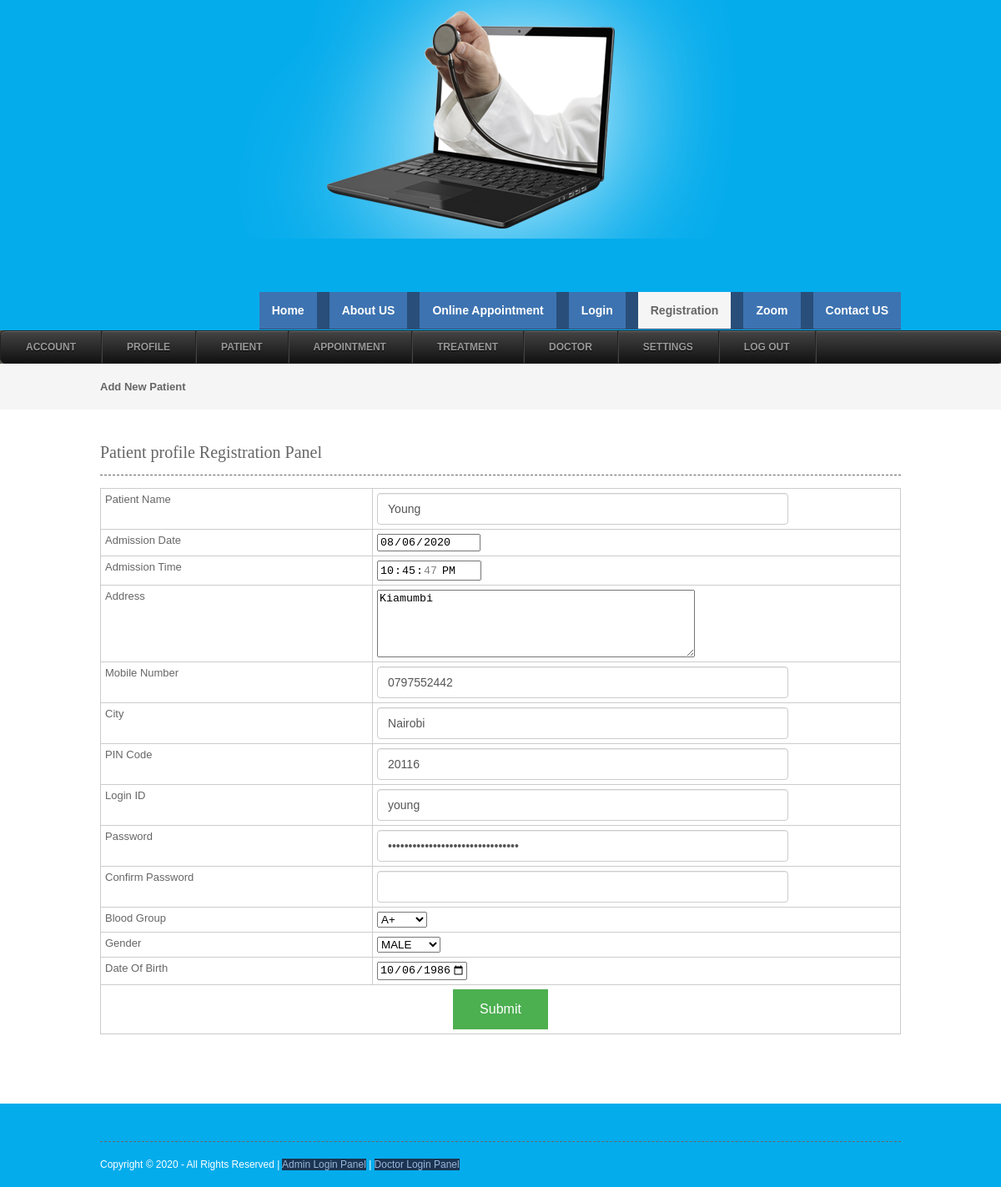
The app's page /patient.php?editid=58 (signed in) with its own data.
### tables this page shows
CREATE TABLE `patient` (
  `patientid` int(10) NOT NULL,
  `patientname` varchar(50) NOT NULL,
  `admissiondate` date NOT NULL,
  `admissiontime` time NOT NULL,
  `address` varchar(250) NOT NULL,
  `mobileno` varchar(15) NOT NULL,
  `city` varchar(25) NOT NULL,
  `pincode` varchar(20) NOT NULL,
  `loginid` varchar(50) NOT NULL,
  `password` varchar(100) NOT NULL,
  `bloodgroup` varchar(20) NOT NULL,
  `gender` varchar(10) NOT NULL,
  `dob` date NOT NULL,
  `status` varchar(10) NOT NULL
);

### patient.php (the view, shortened to what this page needs)
<?php
include("header.php");
include("dbconnection.php");
if(isset($_GET[editid]))
{
	$sql="SELECT * FROM patient WHERE patientid='$_GET[editid]' ";
	$qsql = mysqli_query($con,$sql);
	$rsedit = mysqli_fetch_array($qsql);
}
?>
<div class="wrapper col2">
  <div id="breadcrumb">
    <ul>
      <li class="first">Add New Patient</li></ul>
  </div>
</div>
<div class="wrapper col4">
  <div id="container">
    <h1>Patient profile Registration Panel</h1>
    <form method="post" action="" name="frmpatient" onSubmit="return validateform()">
    <table width="200" border="3">
      <tbody>
        <tr>
          <td width="34%">Patient Name</td>
          <td width="66%"><input type="text" name="patientname" id="patientname"  value="<?php echo $rsedit[patientname]; ?>"/></td>
        </tr>
<?php
if(isset($_GET[editid]))
{
?>
        <tr>
          <td>Admission Date</td>
          <td><input type="date" name="admissiondate" id="admissiondate" value="<?php echo $rsedit[admissiondate]; ?>" readonly /></td>
        </tr>
        <tr>
          <td>Admission Time</td>
          <td><input type="time" name="admissiontme" id="admissiontme" value="<?php echo $rsedit[admissiontime]; ?>" readonly /></td>
        </tr>
<?php
}
?>
        <tr>
          <td>Address</td>
          <td><textarea name="address" id="address" cols="45" rows="5"><?php echo $rsedit[address]; ?></textarea></td>
        </tr>
        <tr>
          <td>Mobile Number</td>
          <td><input type="text" name="mobilenumber" id="mobilenumber" value="<?php echo $rsedit[mobileno]; ?>" /></td>
        </tr>
        <tr>
          <td>City</td>
          <td><input type="text" name="city" id="city" value="<?php echo $rsedit[city]; ?>" /></td>
        </tr>
        <tr>
          <td>PIN Code</td>
          <td><input type="text" name="pincode" id="pincode" value="<?php echo $rsedit[pincode]; ?>" /></td>
        </tr>
        <tr>
          <td>Login ID</td>
          <td><input type="text" name="loginid" id="loginid"  value="<?php echo $rsedit[loginid]; ?>"/></td>
        </tr>
        <tr>
          <td>Password</td>
          <td><input type="password" name="password" id="password" value="<?php echo $rsedit[password]; ?>" /></td>
        </tr>
        <tr>
          <td>Confirm Password</td>
          <td><input type="password" name="confirmpassword" id="confirmpassword"  value="<?php echo $rsedit[confirmpassword]; ?>"/></td>
        </tr>
        <tr>
          <td>Blood Group</td>
          <td><select name="select2" id="select2">
          <?php
		  $arr = array("A+","A-","B+","B-","O+","O-","AB+","AB-");
		  foreach($arr as $val)
		  {
			  if($val == $rsedit[bloodgroup])
			  {
			  echo "<option value='$val' selected>$val</option>";
			  }
			  else
			  {
				  echo "<option value='$val'>$val</option>";
			  }
		  }
		  ?>
          </select></td>
        </tr>
        <tr>
          <td>Gender</td>
          <td><select name="select3" id="select3">
          <?php
		  $arr = array("MALE","FEMALE");
		  foreach($arr as $val)
		  {
			  if($val == $rsedit[gender])
			  {
			  echo "<option value='$val' selected>$val</option>";
			  }
			  else
			  {
				  echo "<option value='$val'>$val</option>";
			  }
		  }
		  ?>
          </select></td>
        </tr>
        <tr>
          <td>Date Of Birth</td>
          <td><input type="date" name="dateofbirth" max="<?php echo date("Y-m-d"); ?>" id="dateofbirth"  value="<?php echo $rsedit[dob]; ?>"/></td>
        </tr>
        <tr>
          <td colspan="2" align="center"><input type="submit" name="submit" id="submit" value="Submit" /></td>
        </tr>
      </tbody>
    </table>
    </form>
    <p>&nbsp;</p>
  </div>
</div>
<?php
include("footer.php");
?>

### layout/styles/layout.css (style rules this page uses)
html { overflow-y:scroll; }
body { margin:0; padding:0; font-size:13px; font-family:verdana, Arial, Helvetica, sans-serif; color:#FFFFFF; background-color:#4F473A; }
div.wrapper { display:block; width:100%; margin:0; text-align:left; }
.col2 { color:#666666; background-color:#F5F5F5; }
.col3, .col4 { color:#666666; background-color:#FFFFFF; }
#head, #gallery, #breadcrumb, #container, #footer { display:block; position:relative; width:960px; margin:0 auto; }
#breadcrumb { padding:20px 0; }
#breadcrumb ul { margin:0; padding:0; list-style:none; }
#breadcrumb ul li { display:inline; }
#breadcrumb ul li.first { font-weight:bold; }
#container { padding:40px 0; }
#container h1, #container h2, #container h3, #container h4, #container h5, #container h6 { margin:0 0 15px 0; padding:0 0 15px 0; line-height:normal; font-weight:normal; font-size:20px; font-family:Georgia, "Times New Roman", Times, serif; border-bottom:1px dashed #666666; }

### layout/styles/forms.css (style rules this page uses)
form, fieldset, legend { margin:0; padding:0; border:none; }

### layout/styles/tables.css (style rules this page uses)
table { width:100%; border-collapse:collapse; table-layout:auto; vertical-align:top; margin-bottom:15px; border:1px solid #CCCCCC; }
table tbody td { vertical-align:top; border-collapse:collapse; border-left:1px solid #CCCCCC; border-right:1px solid #CCCCCC; }
table thead th, table tbody td { padding:5px; border-collapse:collapse; }

### header.php (style rules this page uses)
input[type=submit] { background-color: #4CAF50; border: none; cursor:pointer; color: white; padding: 15px 32px; text-align: center; text-decoration: none; display: inline-block; font-size: 16px; }
input[type=text] { display: block; width: 75%; height: 24px; padding: 6px 12px; font-size: 14px; line-height: 1.42857143; color: #555; background-color: #fff; background-image: none; border: 1px solid #ccc; border-radius: 4px; -webkit-box-shadow: inset 0 1px 1px rgba(0,0,0,.075); box-shadow: inset 0 1px 1px rgba(0,0,0,.075); -webkit-transition: border-color ease-in-out .15s,-webkit-box-shadow ease-in-out .15s; -o-transition: border-color ease-in-out .15s,box-shadow ease-in-out .15s; transition: border-color ease-in-out .15s,box-shadow ease-in-out .15s; }
input[type=password] { display: block; width: 75%; height: 24px; padding: 6px 12px; font-size: 14px; line-height: 1.42857143; color: #555; background-color: #fff; background-image: none; border: 1px solid #ccc; border-radius: 4px; -webkit-box-shadow: inset 0 1px 1px rgba(0,0,0,.075); box-shadow: inset 0 1px 1px rgba(0,0,0,.075); -webkit-transition: border-color ease-in-out .15s,-webkit-box-shadow ease-in-out .15s; -o-transition: border-color ease-in-out .15s,box-shadow ease-in-out .15s; transition: border-color ease-in-out .15s,box-shadow ease-in-out .15s; }

### records on screen
patient: patientname "Young", admissiondate "08/06/2020", admissiontme "22:45:47", address "Kiamumbi", mobilenumber "0797552442", city "Nairobi", pincode "20116", loginid "young", select2 "A+", select3 "MALE", dateofbirth "10/06/1986"
